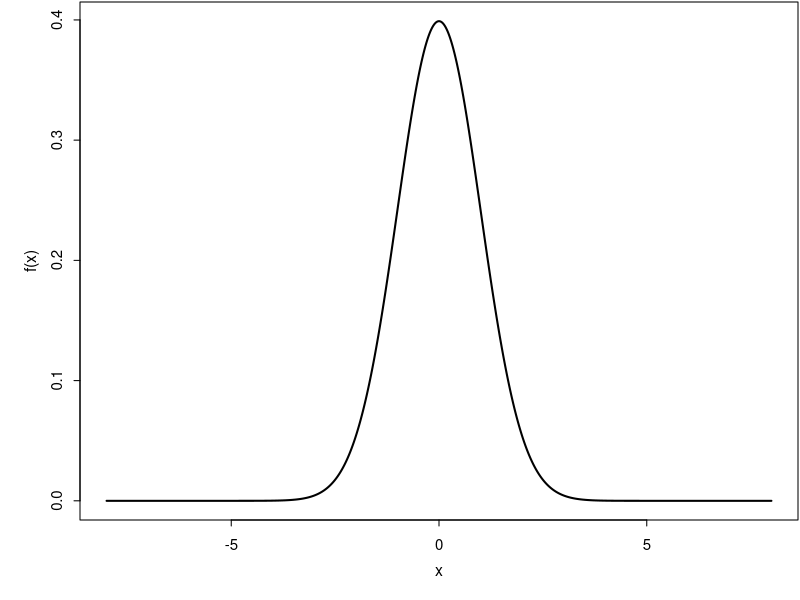

Reproduce this figure in R. (Note: this script raises an error after producing the figure.)
# 35% wnioskow odrzuconych
# przyjecie lub odrzucenie to zmienna losowa o rozkladzie bernoulliego (czyli rozklad dwumianowy)
# proba to 20 wnioskow

#a narysowac rozklad prawdopodobienstwa
par(mar = c(4, 4, .1, .1), cex.lab = .95, cex.axis = .9, mgp = c(2, .7, 0), tcl = -.3)
x <- seq(-8, 8, by=0.01) #przedzial: jakie wartosci przyjmuje x

plot(x, dnorm(x), type="l", lwd=2, ylab="f(x)") # "l" - linia, 2 - grubosc lini
lines(x, dbinom(1, 20, 0.35), lwd=2, col="red2") # "red2" - kolor


#b prawdopodobienstwo ze 3 wnioski odrzucone
dbinom(3, size=20, prob=0.35)

#c prawdopodobienstwo ze 10 wnioskow przyjetych
dbinom(10, size=20, prob=0.65)


#d prawdopodobienstwo ze przynajmniej 10 przyjetych
(prawd <- dbinom(10:20, size=20, prob=0.65))
sum(prawd) 
# druga opcja 1 - pbinom(9, size=20, prob=0.65)


